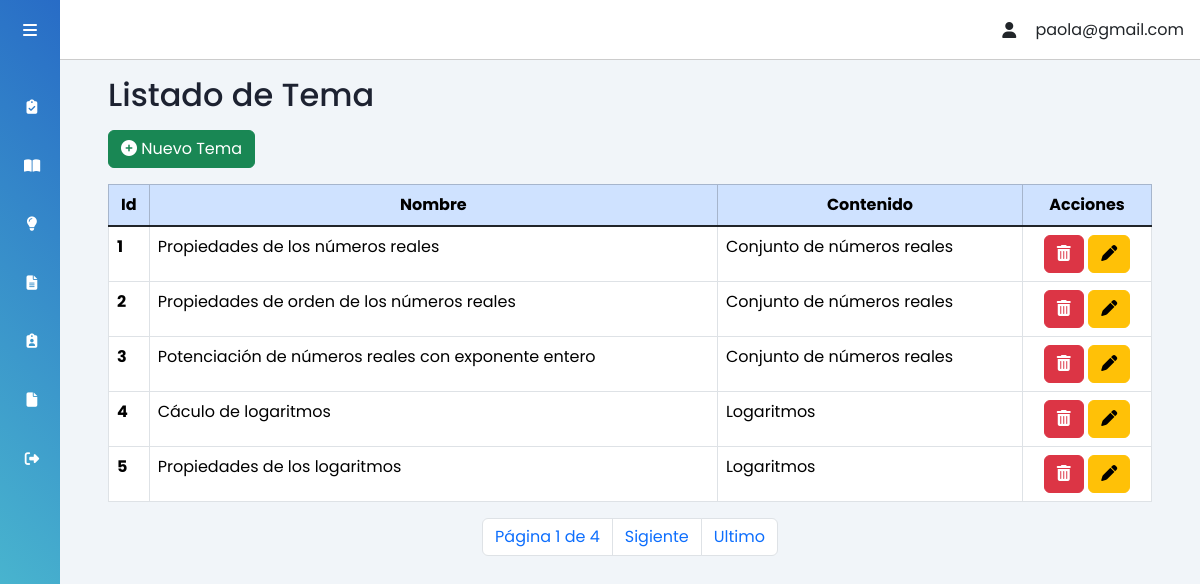
The page /temas/ (signed in) on the database as committed earlier.
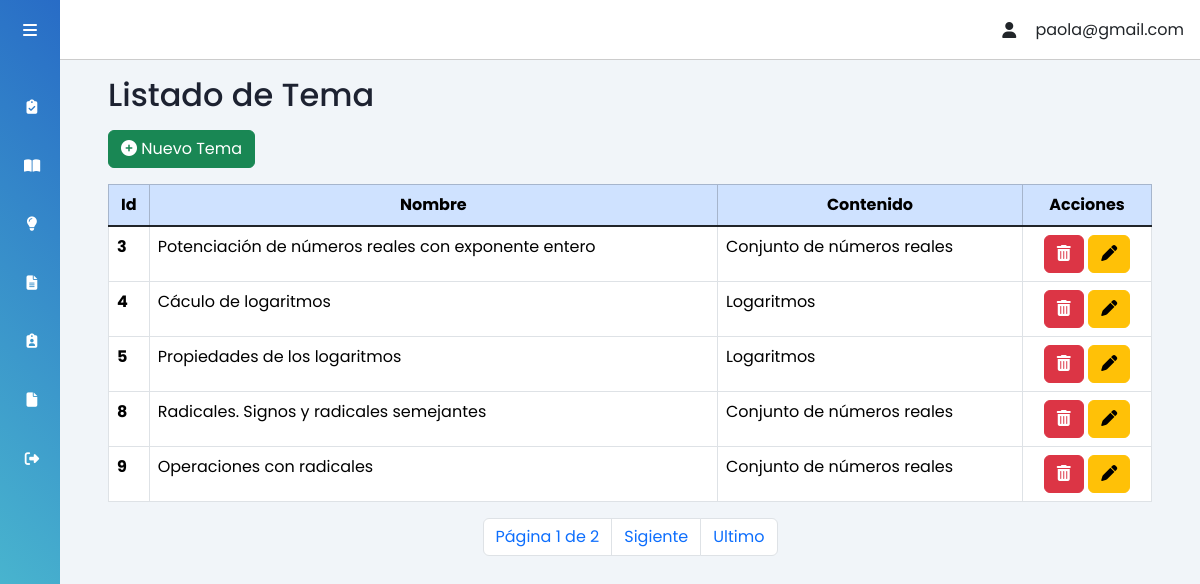
The same page on the database as committed later.
### tasks/models.py (models this page shows, shortened)
class Tema(models.Model):
    nombre = models.CharField(max_length=100)
    contenido = models.ForeignKey(Contenido, on_delete=models.CASCADE)

class Contenido(models.Model):
    nombre = models.CharField(max_length=100)
    descripcion= models.TextField(blank=True)
    unidad = models.ForeignKey(Unidad, on_delete=models.CASCADE)
    def __str__(self):
        return self.nombre

### tasks/views.py (the view)
# urls.py: path('temas/', views.vwTemas, name='temas'),
@login_required
def vwTemas(request):
    tema_list = Tema.objects.all()  # Obtener todos los registros de unidades
    paginator = Paginator(tema_list, 5)
    page = request.GET.get('page')  # Obtener el número de página de la URL
    try:
        temas = paginator.page(page)
    except PageNotAnInteger:
        temas = paginator.page(1)
    except EmptyPage:
        temas = paginator.page(paginator.num_pages)
    return render(request, 'temas.html', {'temas': temas, 'btnUnidad': 'activado'})

### tasks/context_processors.py (called while the page is built)
def user_email(request):
    user = request.user
    if user.is_authenticated:
        email = user.email
        username = user.username
        first_name = user.first_name
        last_name = user.last_name
    else:
        email = None
        username = None
        first_name = None
        last_name = None
    return {
        'user_email': email,
        'user_username': username,
        'user_first_name': first_name,
        'user_last_name': last_name
    }

### tasks/templates/temas.html (shortened to what this page needs)
{% extends 'profile.html' %}
{% load static %}
{% block content %}
<h2 class="dash-title">Listado de Tema</h2>
<section class="row pl-5 w-100">
    <section class="form-group justify-content-center">
        <section class="col-sm-12">
            <button type="button" class="btn btn-success" data-bs-toggle="modal" data-bs-target="#modalRegister-Tema">
                <i class="fa fa-plus-circle"></i> Nuevo Tema
            </button>
            <div id="alertContainer" class="position-absolute top-0 end-0"
                style="padding-top: 20px;padding-right: 10px;">
            </div>
        </section>
    </section>
</section>
<div class="row">
    <div class="col-md-12 tabla-tema mt-3">
        <table class="table table-bordered">
            <thead class="table-primary fixed-column-width">
                <tr style="text-align: center; padding: 4px 8px;">
                    <th scope="col">Id</th>
                    <th scope="col">Nombre</th>
                    <th scope="col">Contenido</th>
                    <th scope="col">Acciones</th>
                </tr>
            </thead>
            <tbody class="table-group-divider ">
                {% if temas %}
                {% for u in temas %}
                <tr style="text-align: left;" data-id="{{ u.id }}">
                    <th scope="row">{{ u.id }}</th>
                    <td class="nombre-tema">{{ u.nombre }}</td>
                    <td class="contenido-tema">{{ u.contenido }}</td>
                    <td style="text-align: center;">
                        <a class="btn btn-danger" href="javascript:confi_delet_tema({{u.id}});"><i
                                class="fa fa-trash" aria-hidden="true"></i></a>
                        <button type="button" vid="{{ u.id }}" class="btnObtenerTema btn btn-warning"
                            data-bs-toggle="modal" data-bs-target="#modalEdit-Tema">
                            <i class="fa-solid fa-pen"></i>
                        </button>
                    </td>
                </tr>
                {% endfor %}
                {% else %}
                <p>No se encontraron contenido registradas.</p>
                {% endif %}
            </tbody>
        </table>
        <div class="d-flex justify-content-center mt-3" class="page-link">
            <div class="pagination">
                <li class="page-item"><a class="page-link">
                        Página {{ temas.number }} de {{ temas.paginator.num_pages }}</a></li>
                {% if temas.has_next %}
                <li class="page-item"><a class="page-link" href="?page={{ temas.next_page_number }}">Sigiente</a></li>
                <li class="page-item"><a class="page-link" href="?page={{ temas.paginator.num_pages }}">Ultimo</a></li>
                {% endif %}
            </div>
        </div>
    </div>
</div>
{% endblock %}

### tasks/templates/profile.html (shortened to what this page needs)
{% load static %}
<!DOCTYPE html>
<html lang="en">
<head>
    <link href="https://cdn.jsdelivr.net/npm/bootstrap@5.3.1/dist/css/bootstrap.min.css" rel="stylesheet"
>
    <link rel="stylesheet" href="{% static 'css/style-profile.css' %}">
</head>
<body>
    <div class="panel-izquierdo">
        <div class="panel-izquierdo-encabezados">
            <label for="panel-izquierdo-boton" class="fa-solid fa-bars"></label>
        </div>
        <div class="panel-izquierdo-opciones">
            <ul>
                {% if user.is_authenticated %}
                {% if perms.tasks.add_unidad %}
                <li>
                    <a class="btn-opcion {{ btnUnidad }}" href="{% url 'unidad' %}">
                        <span class="fas fa-clipboard-check"></span>
                    </a>
                </li>
                <li>
                    <a href="{% url 'contenido' %}">
                        <span class="fas fa-book-open"></span>
                    </a>
                </li>
                <li>
                    <a href="{% url 'temas' %}">
                        <span class="fas fa-lightbulb"></span>
                    </a>
                </li>
                <li>
                    <a href="{% url 'material' %}">
                        <span class="fas fa-file-alt"></span>
                    </a>
                </li>
                <li>
                    <a href="{% url 'visualizar_reporte' %}">
                        <span class="fa-solid fa-clipboard-user"></span>
                    </a>
                </li>
                <li>
                    <a href="{% url 'aula_documento' %}">
                        <span class="fa-solid fa-file"></span>
                    </a>
                </li>
                {% endif %}
                <li>
                    <a href="{% url 'logout' %}">
                        <span class="fa-solid fa-right-from-bracket"></span>
                    </a>
                </li>
                {% endif %}
            </ul>
        </div>
    </div>
    <div class="main-content">
        <header class="encabezados-contenido">
            <div class="social-icons">
                <span class="fa-solid fa-user"></span>
                <span>{% if user_email %}{{ user_email }}{% else %}Invitado{% endif %}</span>
            </div>
        </header>
        <main>
            {% block content %}
            {% endblock %}
        </main>
    </div>
</body>
</html>

### static/css/style-profile.css (style rules this page uses)
:root { --main-color: #004aad; --main-colo2: #5DE0E6; --color-dark: #1D2231; --text-orange: #fcab4f; --text-black: #0d0f14; --text-white: #fff; }
* { font-family: 'Poppins', sans-serif; margin: 0; padding: 0; box-sizing: border-box; }
.panel-izquierdo { height: 100%; width: 240px; position: fixed; left: 0; top: 0; z-index: 100; background: linear-gradient(45deg, #53CCD1, #286CC6); color: #fff; overflow-y: auto; transition: width 500ms; }
.panel-izquierdo li { padding: 1rem; margin: 5px 0; border-radius: 8px; transition: all 0.5s ease-in-out; list-style-type: none; cursor: pointer; }
.panel-izquierdo-encabezados { display: flex; justify-content: space-between; align-items: center; height: 60px; padding: 0rem 1rem; }
.panel-izquierdo-opciones { padding: 1rem; }
.panel-izquierdo-opciones ul { padding: 0; margin: 0; }
.panel-izquierdo-opciones li { cursor: pointer; }
.panel-izquierdo a { color: #fff; font-size: .9rem; text-decoration: none; }
.main-content { position: relative; margin-left: 240px; transition: margin-left 500ms; }
.encabezados-contenido { position: fixed; left: 240px; top: 0; z-index: 100; width: calc(100% - 240px); background: #fff; height: 60px; padding: 0rem 1rem; display: flex; align-items: center; justify-content: space-between; border-bottom: 1px solid #ccc; transition: left 500ms; }
.social-icons { display: flex; align-items: center; }
.social-icons span, .social-icons div { margin-left: 1.2rem; }
main { margin-top: 60px; background: #f1f5f9; min-height: 90vh; padding: 1rem 3rem; }
.dash-title { color: var(--color-dark); margin-bottom: 1rem; }
@media only screen and (max-width: 1200px) { .panel-izquierdo { width: 60px; z-index: 150; } }
@media only screen and (max-width: 1200px) { .panel-izquierdo .panel-izquierdo-encabezados, .panel-izquierdo li { display: flex; justify-content: center; } }
@media only screen and (max-width: 1200px) { .main-content { margin-left: 60px; } }
@media only screen and (max-width: 1200px) { .main-content .encabezados-contenido { left: 60px; width: calc(100% - 60px); } }

Rows that differ between the two databases and show on the page:
removed Tema: id "1", nombre "Propiedades de los números reales", contenido "Conjunto de números reales"
removed Tema: id "2", nombre "Propiedades de orden de los números reales", contenido "Conjunto de números reales"
now on this page (row unchanged): Tema: id "8", nombre "Radicales. Signos y radicales semejantes", contenido "Conjunto de números reales"
now on this page (row unchanged): Tema: id "9", nombre "Operaciones con radicales", contenido "Conjunto de números reales"
Other text that changed with them:
{{ temas.paginator.num_pages }}: "4" → "2"
